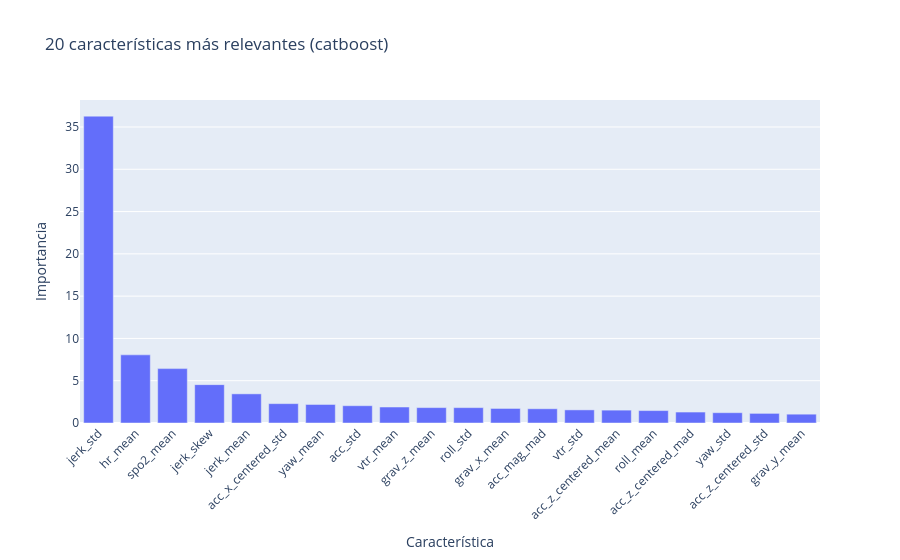
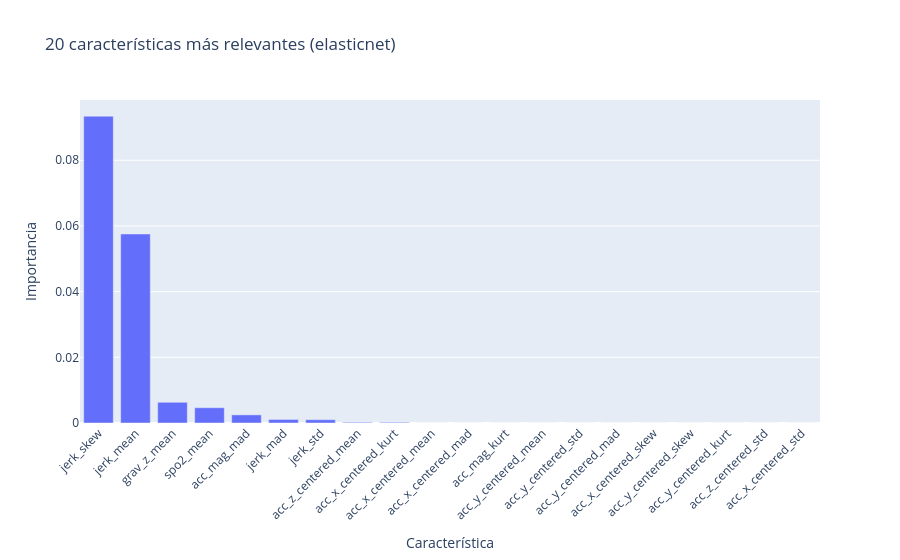
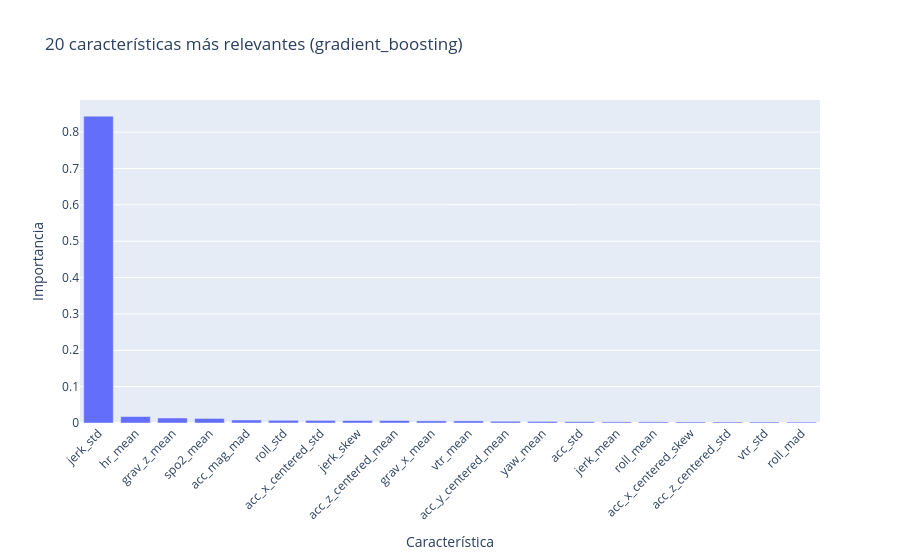

Write notebook code for charts like these, in order.
### Markdown cell above
### 4. IMPORTANCIA DE CARACTERÍSTICAS.

Analizamos la contribución de las 20 características más relevantes para cada modelo que expone importancias o coeficientes, a fin de documentar qué señales fisiológicas o biomecánicas dominan las predicciones.

### Code cell
feature_columns = experiment_data["feature_columns"]
available_models = sorted(experiment_data["summary"]["model"].unique())
print(f"Experimento: {experiment_data['dir'].name})")

for model_name in available_models:
    model_path = experiment_data["dir"] / f"{model_name}_best.joblib"
    if not model_path.exists():
        print(f"Artefacto del modelo no encontrado para {model_name}.")
        continue

    pipeline = joblib.load(model_path)
    model = pipeline.named_steps["model"]
    importances = getattr(model, "feature_importances_", None)

    if importances is None:
        coef = getattr(model, "coef_", None)
        if coef is not None:
            importances = np.abs(np.ravel(coef))
        else:
            print(f"  {model_name} no expone importancias ni coeficientes; se omite.")
            continue

    feature_names = (
        feature_columns
        if feature_columns is not None and len(feature_columns) == len(importances)
        else [f"feature_{i}" for i in range(len(importances))]
    )

    fi = (
        pd.DataFrame({"feature": feature_names, "importance": importances})
        .sort_values("importance", ascending=False)
        .head(20)
    )

    fig = px.bar(
        fi,
        x="feature",
        y="importance",
        title=f"20 características más relevantes ({model_name})",
        labels={"feature": "Característica", "importance": "Importancia"}
    )
    fig.update_layout(xaxis_tickangle=-45)
    fig.show()

### Figure 1 — Plotly figure (JSON) as saved in the notebook; plotly's stock layout.template omitted (floating-point values rounded to 4 significant figures)
{"data": [{"hovertemplate": "Característica=%{x}<br>Importancia=%{y}<extra></extra>", "legendgroup": "", "marker": {"color": "#636efa", "pattern": {"shape": ""}}, "name": "", "orientation": "v", "showlegend": false, "textposition": "auto", "type": "bar", "x": ["jerk_std", "hr_mean", "spo2_mean", "jerk_skew", "jerk_mean", "acc_x_centered_std", "yaw_mean", "acc_std", "vtr_mean", "grav_z_mean", "roll_std", "grav_x_mean", "acc_mag_mad", "vtr_std", "acc_z_centered_mean", "roll_mean", "acc_z_centered_mad", "yaw_std", "acc_z_centered_std", "grav_y_mean"], "xaxis": "x", "y": [36.28, 8.058, 6.429, 4.536, 3.447, 2.289, 2.191, 2.044, 1.889, 1.821, 1.818, 1.72, 1.684, 1.55, 1.522, 1.469, 1.295, 1.218, 1.138, 1.043], "yaxis": "y"}], "layout": {"barmode": "relative", "legend": {"tracegroupgap": 0}, "title": {"text": "20 características más relevantes (catboost)"}, "xaxis": {"anchor": "y", "domain": [0, 1], "tickangle": -45, "title": {"text": "Característica"}}, "yaxis": {"anchor": "x", "domain": [0, 1], "title": {"text": "Importancia"}}}}

### Figure 2 — Plotly figure (JSON) as saved in the notebook; plotly's stock layout.template omitted (floating-point values rounded to 4 significant figures)
{"data": [{"hovertemplate": "Característica=%{x}<br>Importancia=%{y}<extra></extra>", "legendgroup": "", "marker": {"color": "#636efa", "pattern": {"shape": ""}}, "name": "", "orientation": "v", "showlegend": false, "textposition": "auto", "type": "bar", "x": ["jerk_skew", "jerk_mean", "grav_z_mean", "spo2_mean", "acc_mag_mad", "jerk_mad", "jerk_std", "acc_z_centered_mean", "acc_x_centered_kurt", "acc_x_centered_mean", "acc_x_centered_mad", "acc_mag_kurt", "acc_y_centered_mean", "acc_y_centered_std", "acc_y_centered_mad", "acc_x_centered_skew", "acc_y_centered_skew", "acc_y_centered_kurt", "acc_z_centered_std", "acc_x_centered_std"], "xaxis": "x", "y": [0.09344, 0.05756, 0.00631, 0.004656, 0.002471, 0.001077, 0.001006, 0.0002127, 0.0002094, 0.0, 0.0, 0.0, 0.0, 0.0, 0.0, 0.0, 0.0, 0.0, 0.0, 0.0], "yaxis": "y"}], "layout": {"barmode": "relative", "legend": {"tracegroupgap": 0}, "title": {"text": "20 características más relevantes (elasticnet)"}, "xaxis": {"anchor": "y", "domain": [0, 1], "tickangle": -45, "title": {"text": "Característica"}}, "yaxis": {"anchor": "x", "domain": [0, 1], "title": {"text": "Importancia"}}}}

### Figure 3 — Plotly figure (JSON) as saved in the notebook; plotly's stock layout.template omitted (floating-point values rounded to 4 significant figures)
{"data": [{"hovertemplate": "Característica=%{x}<br>Importancia=%{y}<extra></extra>", "legendgroup": "", "marker": {"color": "#636efa", "pattern": {"shape": ""}}, "name": "", "orientation": "v", "showlegend": false, "textposition": "auto", "type": "bar", "x": ["jerk_std", "hr_mean", "grav_z_mean", "spo2_mean", "acc_mag_mad", "roll_std", "acc_x_centered_std", "jerk_skew", "acc_z_centered_mean", "grav_x_mean", "vtr_mean", "acc_y_centered_mean", "yaw_mean", "acc_std", "jerk_mean", "roll_mean", "acc_x_centered_skew", "acc_z_centered_std", "vtr_std", "roll_mad"], "xaxis": "x", "y": [0.844, 0.01773, 0.01382, 0.01257, 0.008374, 0.007441, 0.00721, 0.006848, 0.006842, 0.005902, 0.005807, 0.004852, 0.004367, 0.003699, 0.003055, 0.003048, 0.002955, 0.002743, 0.002692, 0.002499], "yaxis": "y"}], "layout": {"barmode": "relative", "legend": {"tracegroupgap": 0}, "title": {"text": "20 características más relevantes (gradient_boosting)"}, "xaxis": {"anchor": "y", "domain": [0, 1], "tickangle": -45, "title": {"text": "Característica"}}, "yaxis": {"anchor": "x", "domain": [0, 1], "title": {"text": "Importancia"}}}}
